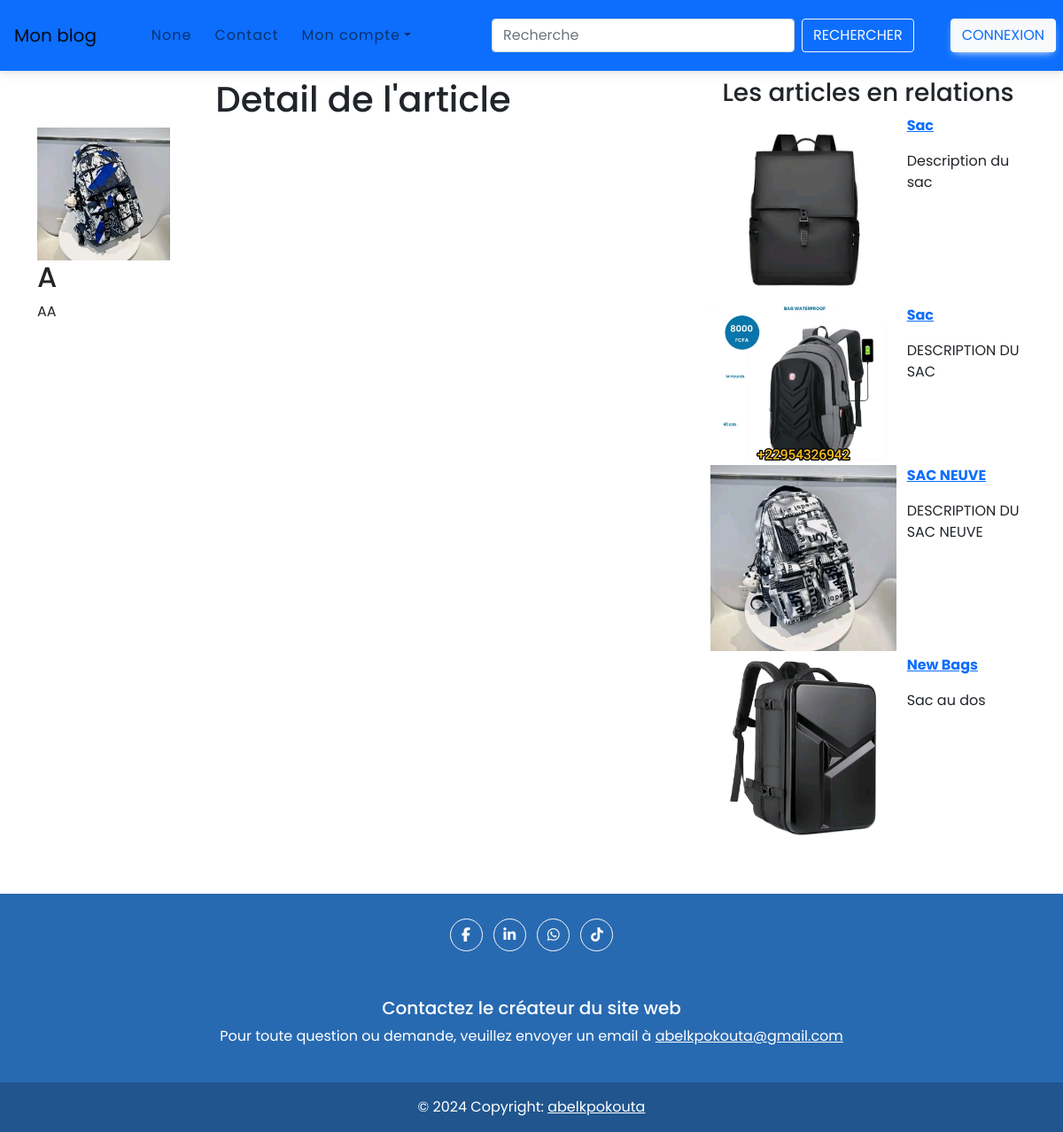
The app's page /blog/article/info/20/, older data.
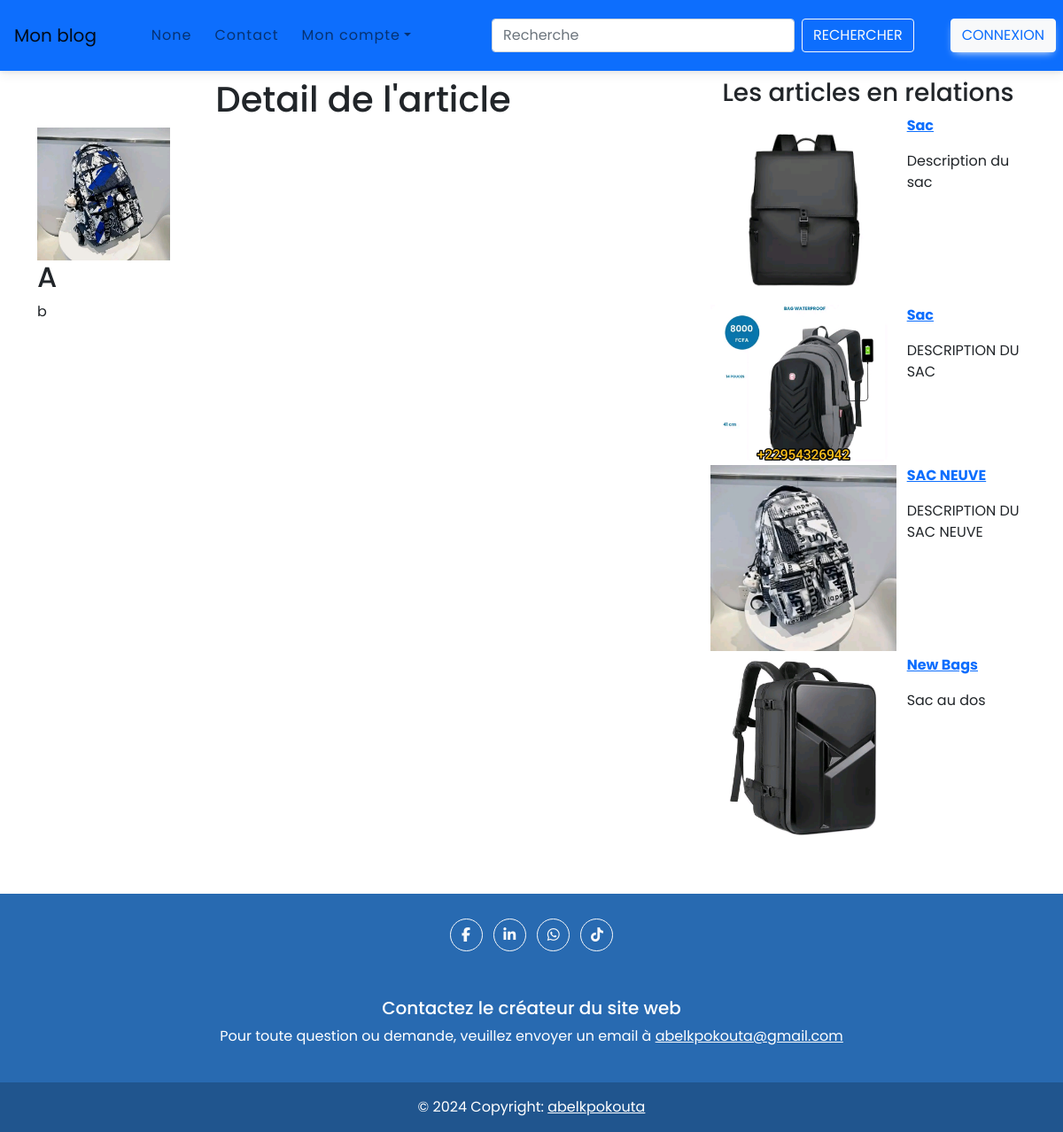
The same page, newer data.
### blog/models.py (models this page shows, shortened)
class Article(models.Model):
    user=models.ForeignKey(User,on_delete=models.CASCADE,null=True)
    title=models.CharField(max_length=50)
    categorie=models.ForeignKey(Category,on_delete=models.CASCADE)
    description=models.TextField()
    image=models.ImageField(null=True ,blank=True)
    created_at=models.DateTimeField(auto_now_add=True)
    updated_at=models.DateTimeField(auto_now=True)

### blog/views.py (the view)
# urls.py: path("article/info/<int:id_article>/", views.afficher_info_article , name="article_info"),
def afficher_info_article(request , id_article):
    article=Article.objects.get(pk=id_article)
    article_en_relation=Article.objects.filter(categorie=article.categorie)
    return render(request,"blog/article_info.html" , {"article":article , "article_en_relation":article_en_relation})

### blog/templates/blog/article_info.html
{% extends 'blog/navigation_bar.html' %}
{% block contenu %}
<div class="container mb-6">
    <div class="row">
        <div class="col-md-8">
            <h1 class="text-center mt-2">Detail de l'article</h1>
            {% if article.image %}
            <img src="{{ article.image.url }}" alt="Default image" style="max-width: 100%; max-height: 150px;">
            {% else %}
            <img src="/static/images/default_image.jpg" alt="info image" style="max-width: 100%; max-height: 150px;">
            {% endif %}
            <h2>{{article.title}}</h2>
            <p>{{article.description}}</p>
        </div>
        <div class="col-md-4">
            <h3 class="text-center mt-2">Les articles en relations
            </h3>
                {% if article_en_relation %}
                    <div class="row">
                        {% for art_en_rlt in article_en_relation %}
                        {% if art_en_rlt != article %}
                            <div class="container col-md-7 mb-1">
                                <a href="{% url 'blog_site:article_info' art_en_rlt.id %}">
                                    {% if art_en_rlt.image %}
                                    <img src="{{ art_en_rlt.image.url }}" alt="info image" style="max-width: 210px;">
                                    {% else %}
                                    <img src="/static/images/default_image.jpg" alt="info default" style="max-width: 210px;">
                                    {% endif %}
                                </a>
                            </div>
                            <div class="container col-md-5">
                                <p class="card-text" style="color:#007bff ;font-weight: bold;"><a href="{% url 'blog_site:article_info' art_en_rlt.id %}">{{ art_en_rlt.title}}</a></p>
                                <p>{{ art_en_rlt.description|truncatewords:7}}</p>
                            </div>
                        {% endif %}
                        {% endfor %}
                    </div>
                {% else %}
                <div class="container col-md-5 mb-1">
                    Pas d'article en relations ...
                </div>
                {% endif %}
        </div>
    </div>
</div>
{% endblock %}
{% block pied_page %}
{% include 'blog/footer.html' %}
{% endblock %}

Row changes from the older to the newer data that the page shows:
changed Article (number 1 of 5 on the later page): description "AA" → "b"
